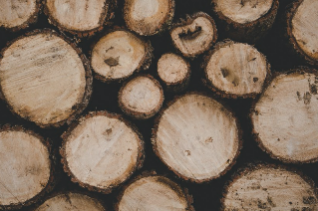
#> input picture imgs/1.png, 318 x 211 px, given in place of 1.jpg, which was not available
$ python test4.py   (older library calls are emulated)
#> lines starting #> are read from the running program, lines starting #| are printed output that depends on the picture; after the words box and inside, x2 and y2 are one past the last pixel; in counts of white or black regions, pixels touching at a corner belong together; pictures that were not available may be replaced by others from this repository, and a replacement may not be noted
# _*_ coding: utf-8 _*_
__author__ = 'LelandYan'
__date__ = '2019/5/19 7:47'

import cv2
import numpy as np
import matplotlib.pyplot as plt
from scipy import ndimage as ndi
import skimage as sm
from skimage import morphology
from skimage.feature import peak_local_max
from skimage.io import imshow
from skimage.color import rgb2gray
from skimage.filters.rank import median
from skimage.measure import find_contours

################################################################################

print('Load Image')

imgFile = './raw_data/1.jpg'

# load an original image
img = cv2.imread(imgFile)
#> img is the input picture: shape (211, 318, 3); mean B, G, R 91.3, 107.9, 126.3
################################################################################

# color value range
cRange = 256

rows, cols, channels = img.shape
#> rows = 211; cols = 318; channels = 3

# convert color space from bgr to gray
img = cv2.cvtColor(img, cv2.COLOR_BGR2RGB)
imgGray = cv2.cvtColor(img, cv2.COLOR_BGR2GRAY)
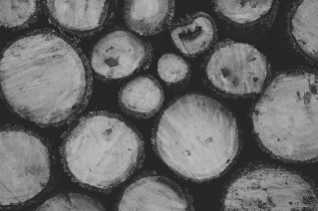
#> imgGray: shape (211, 318); min 32, max 193, mean 105
################################################################################
thresh = median(imgGray, sm.morphology.disk(5))
kernel = np.ones((3, 3), np.uint8)
thresh = cv2.erode(thresh,kernel,iterations=3)#膨胀
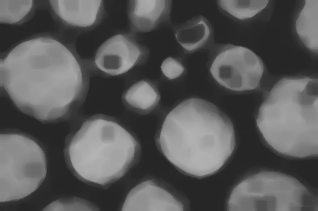
#> thresh: shape (211, 318); min 38, max 180, mean 88.4
# laplacian edge
imgLap = cv2.Laplacian(thresh, cv2.CV_8U)

# otsu method
threshold, imgOtsu = cv2.threshold(thresh, 0, 255, cv2.THRESH_BINARY + cv2.THRESH_OTSU)
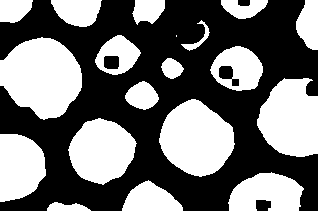
#> imgOtsu: shape (211, 318); 44.4% white; 19 white regions (1 under 20 px), largest, box (x1, y1, x2, y2) and area: (0, 37, 82, 120) 4919, (159, 99, 235, 177) 4186, (257, 78, 318, 157) 3749
#> threshold = 93

# adaptive gaussian threshold
imgAdapt = cv2.adaptiveThreshold(thresh, 255, cv2.ADAPTIVE_THRESH_GAUSSIAN_C, cv2.THRESH_BINARY, 11, 2)
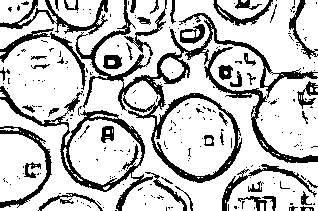
#> imgAdapt: shape (211, 318); 77% white; 243 black regions (193 under 20 px), largest, box (x1, y1, x2, y2) and area: (75, 0, 318, 183) 5655, (0, 86, 153, 211) 2182, (0, 0, 108, 35) 842
# imgAdapt = cv2.medianBlur(imgAdapt, 3)
################################################################################

canny = cv2.Canny(imgAdapt, 10, 20)
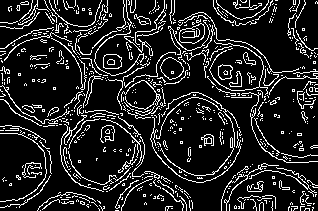
#> canny: shape (211, 318); 14% white in thin lines or dots
# 霍夫变换圆检测
circles = cv2.HoughCircles(canny, cv2.HOUGH_GRADIENT, 1, 50, param1=80, param2=30, minRadius=0, maxRadius=50)
#> circles = [[99.5, 149.5, 40.5], [193.5, 135.5, 41.6], [45.5, 77.5, 45], [108.5, 47.5, 33.8], [293.5, 120.5, 41.6], [236.5, 69.5, 25], [13.5, 163.5, 38.1], [111.5, 97.5, 23.9], [169.5, 67.5, 14.9], [148.5, 210.5, 33.8], [142.5, 4.5, 20.5], [199.5, 22.5, 11.6]]
# 输出返回值，方便查看类型
# print(circles)

# # 输出检测到圆的个数
print(len(circles[0]))
#| 12
#
# print('-------------我是条分割线-----------------')
# 根据检测到圆的信息，画出每一个圆
for circle in circles[0]:
    # 圆的基本信息
    print(circle[2])
    # 坐标行列(就是圆心)
    x = int(circle[0])
    y = int(circle[1])
    # 半径
    r = int(circle[2])
    # 在原图用指定颜色圈出圆，参数设定为int所以圈画存在误差
    img = cv2.circle(img, (x, y), r, (255, 255,255), 1, 8, 0)
#> this loop made 12 passes
#> (circle, x, y, r) on passes 1 to 12: ([99.5, 149.5, 40.5], 99, 149, 40), ([193.5, 135.5, 41.6], 193, 135, 41), ([45.5, 77.5, 45], 45, 77, 45), ([108.5, 47.5, 33.8], 108, 47, 33), ([293.5, 120.5, 41.6], 293, 120, 41), ([236.5, 69.5, 25], 236, 69, 25), ([13.5, 163.5, 38.1], 13, 163, 38), ([111.5, 97.5, 23.9], 111, 97, 23), ([169.5, 67.5, 14.9], 169, 67, 14), ([148.5, 210.5, 33.8], 148, 210, 33), ([142.5, 4.5, 20.5], 142, 4, 20), ([199.5, 22.5, 11.6], 199, 22, 11)
#| 40.5
#| 41.6
#| 45.0
#| 33.8
#| 41.6
#| 25.0
#| 38.1
#| 23.9
#> (further printed lines are left out)
#> pass 1, `img = cv2.circle(img, (x, y), r, (255, 255,255), 1, 8, 0)`:
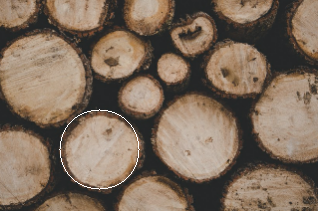
#> img: shape (211, 318, 3); mean R, G, B 126.9, 108.5, 92
#> after the loop:
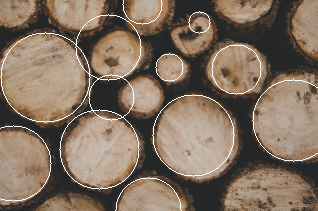
#> img: shape (211, 318, 3); mean R, G, B 129.9, 112, 95.9
# 显示新图像
cv2.namedWindow("binary2", cv2.WINDOW_NORMAL)
cv2.imshow('binary2', img)

# 按任意键退出
cv2.waitKey(0)
cv2.destroyAllWindows()


# display original image and gray image
# plt.subplot(2, 2, 1), plt.imshow(img), plt.title('Original Image'), plt.xticks([]), plt.yticks([])
# plt.subplot(2, 2, 2), plt.imshow(imgLap, cmap='gray'), plt.title('Laplacian Edge'), plt.xticks([]), plt.yticks([])
# plt.subplot(2, 2, 3), plt.imshow(imgOtsu, cmap='gray'), plt.title('Otsu Method'), plt.xticks([]), plt.yticks([])
# plt.subplot(2, 2, 4), plt.imshow(imgAdapt, cmap='gray'), plt.title('Adaptive Gaussian Threshold'), plt.xticks(
#     []), plt.yticks([])
# plt.show()
# ################################################################################
#
# print('Goodbye!')

$ run again, with imgs/10.png copied over imgs/1.png
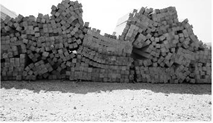
#> input picture imgs/10.png, 213 x 123 px, given in place of 1.jpg, which was not available
#> img is the input picture: shape (123, 213, 3); min 0, max 255, mean 143.3
#> `threshold, imgOtsu = cv2.threshold(thresh, 0, 255, cv2.THRESH_BINARY +..`:
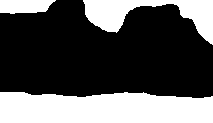
#> imgOtsu: shape (123, 213); 34.6% white; 3 white regions, box (x1, y1, x2, y2) and area: (0, 92, 213, 123) 6007, (83, 0, 213, 45) 2421, (0, 0, 56, 14) 646
#> threshold = 153
#> imgAdapt: shape (123, 213); 75.3% white; 172 black regions (135 under 20 px), largest, box (x1, y1, x2, y2) and area: (69, 0, 213, 54) 1277, (0, 87, 213, 98) 945, (0, 0, 66, 33) 491
#> canny: shape (123, 213); 16.9% white in thin lines or dots
#> circles = [[74.5, 57.5, 39.4], [165.5, 43.5, 35], [14.5, 61.5, 13.8]]
#| 3
#> the loop `for circle in circles[0]:` made 3 passes
#> (circle, x, y, r) on passes 1 to 3: ([74.5, 57.5, 39.4], 74, 57, 39), ([165.5, 43.5, 35], 165, 43, 35), ([14.5, 61.5, 13.8], 14, 61, 13)
#> (printed output is left out)
#> pass 3, `img = cv2.circle(img, (x, y), r, (255, 255,255), 1, 8, 0)`:
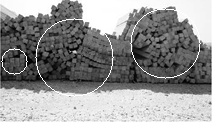
#> img: shape (123, 213, 3); min 0, max 255, mean 146

$ run again, with imgs/11.png copied over imgs/1.png
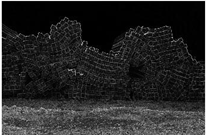
#> input picture imgs/11.png, 206 x 135 px, given in place of 1.jpg, which was not available
#> img is the input picture: shape (135, 206, 3); min 0, max 255, mean 38.1
#> `threshold, imgOtsu = cv2.threshold(thresh, 0, 255, cv2.THRESH_BINARY +..`:
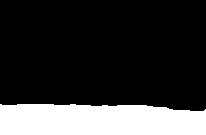
#> imgOtsu: shape (135, 206); 21.5% white; 1 white region, box (x1, y1, x2, y2) and area: (0, 104, 206, 135) 5971
#> threshold = 42
#> imgAdapt: shape (135, 206); 90% white; black in thin lines or dots, all inside (x1, y1, x2, y2) = (0, 19, 206, 134)
#> canny: shape (135, 206); 10% white in thin lines or dots, all inside (x1, y1, x2, y2) = (0, 18, 206, 134)
#> circles = [[149.5, 67.5, 41.6], [14.5, 76.5, 29.2]]
#| 2
#> the loop `for circle in circles[0]:` made 2 passes
#> (circle, x, y, r) on passes 1 to 2: ([149.5, 67.5, 41.6], 149, 67, 41), ([14.5, 76.5, 29.2], 14, 76, 29)
#> (printed output is left out)
#> pass 2, `img = cv2.circle(img, (x, y), r, (255, 255,255), 1, 8, 0)`:
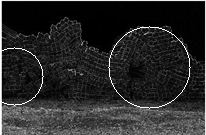
#> img: shape (135, 206, 3); min 0, max 255, mean 40.8
